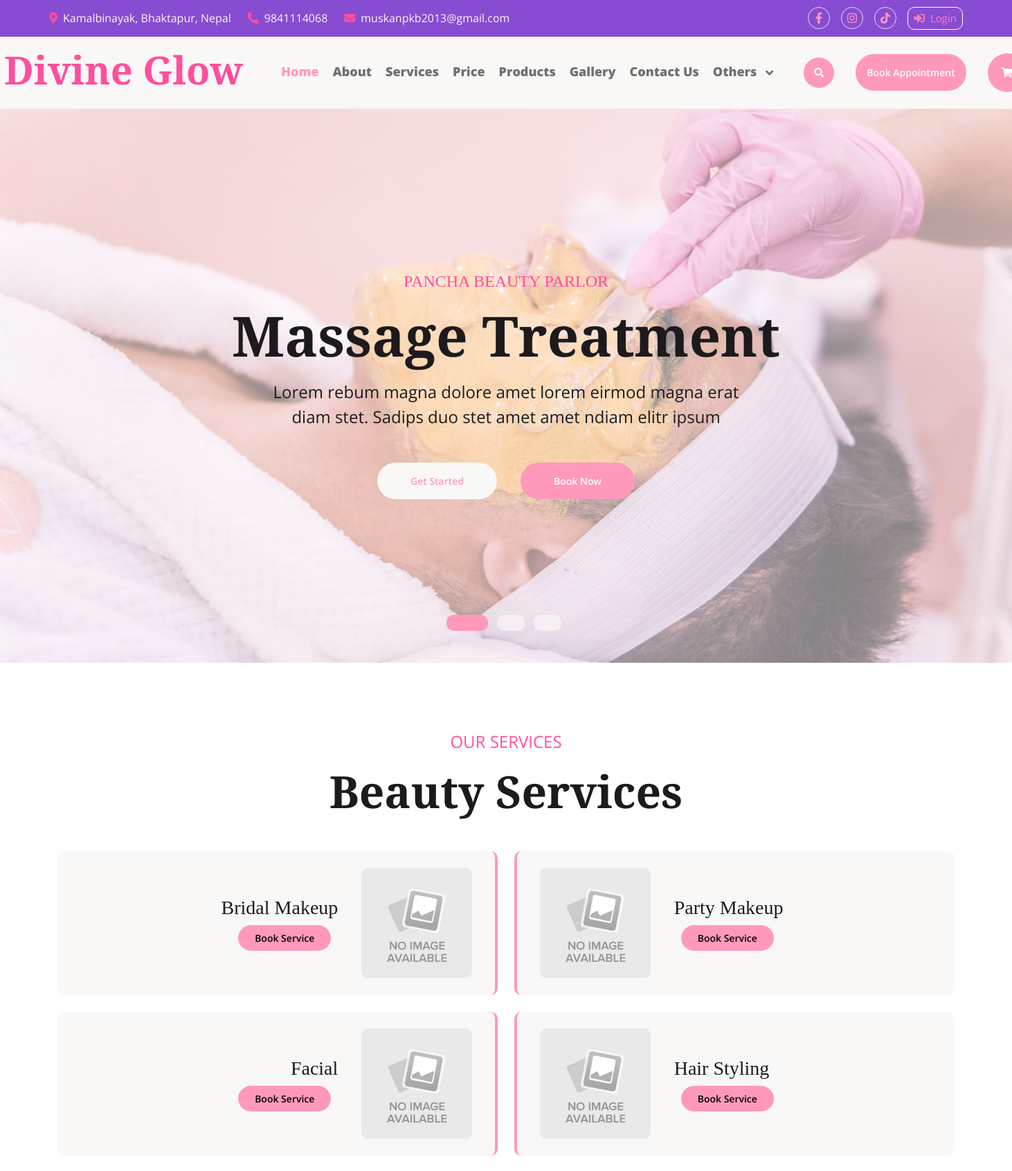
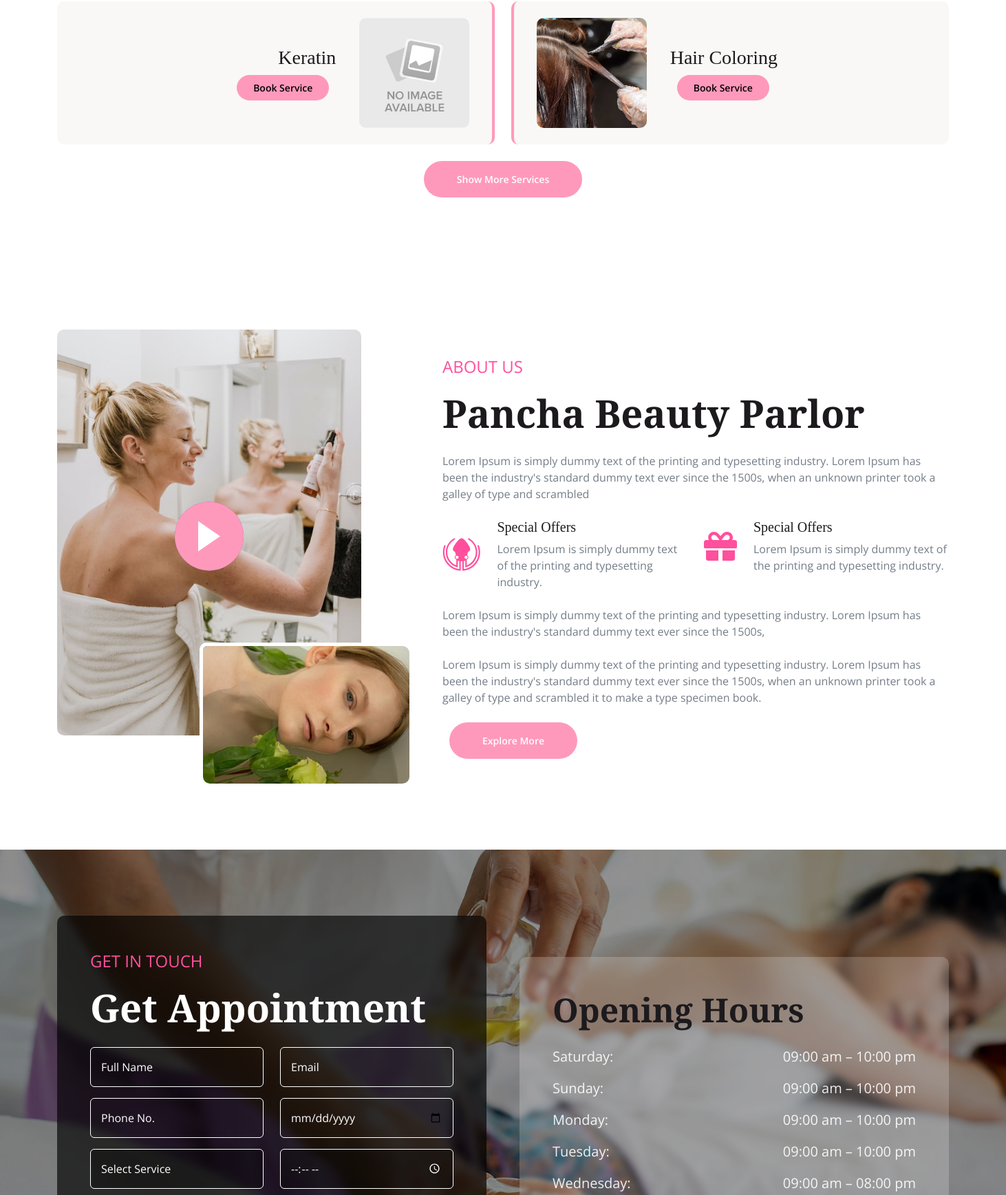
The page / (upper part) on the database its author committed (2 pictures, top to bottom).
### divine_app/models.py (models this page shows)
class Service(models.Model):
    name = models.CharField(max_length=100)
    image = models.ImageField(upload_to='services/%Y/%m/%d',null=True, blank=True)
    description = models.TextField(
        validators=[max_20_words],
        blank=True,
        null=True
    )
    def __str__(self):
        return self.name

### divine_app/views.py (the view)
# urls.py: path('', views.HomeView.as_view(), name='home'),
class HomeView(TemplateView):
    template_name = 'divine/home.html'
    def get_context_data(self, **kwargs):
        context = super().get_context_data(**kwargs)
        context['services'] = Service.objects.all()[:8]
        context['about_content'] = "Welcome to Divine Glow! We offer premium beauty services to make you shine."
        context['form'] = AppointmentForm()
        return context

### templates/divine/home.html (shortened to what this page needs)
{% extends "divine/base.html" %}
{% load static %}
{% block content %}
    {% include 'divine/home/intro.html' %}
    {% include 'divine/home/services.html' %}
    {% include 'divine/home/home_about.html' %}
        {% include 'divine/home/home_appointment.html' %}
{% endblock content %}

### templates/divine/home/services.html
{% load static %}
<div class="container-fluid services py-5">
    <div class="container py-5">
        <div class="mx-auto text-center mb-5" style="max-width: 800px;">
            <p class="fs-4 text-uppercase text-center text-primary">Our Services</p>
            <h1 class="display-3">Beauty Services</h1>
        </div>
        <div class="row g-4">
            {% for service in services %}
            <div class="col-lg-6">
                <div class="services-item bg-light border-4 rounded p-4
                    {% if forloop.counter|divisibleby:2 %} service-right {% else %} service-left {% endif %}">
                    <div class="row align-items-center">
                        {% if forloop.counter|divisibleby:2 %}
                            <div class="col-4">
                                <div class="services-img d-flex justify-content-center">
                                    {% if service.image %}
                                        <img src="{{ service.image.url }}" class="img-fluid rounded" alt="{{ service.name }}">
                                    {% else %}
                                        <img src="{% static 'img/default-service.jpg' %}" class="img-fluid rounded" alt="{{ service.name }}">
                                    {% endif %}
                                </div>
                            </div>
                            <div class="col-8">
                                <div class="services-content text-start">
                                    <h3>{{ service.name }}</h3>
                                    <a href="{% url 'appointment' %}?service={{ service.id }}#appointment"
                                    class="btn btn-primary rounded-pill py-2 px-4">
                                        Book Service
                                    </a>
                                </div>
                            </div>
                        {% else %}
                            <div class="col-8">
                                <div class="services-content text-end">
                                    <h3>{{ service.name }}</h3>
                                    <a href="{% url 'appointment' %}?service={{ service.id }}#appointment"
                                    class="btn btn-primary rounded-pill py-2 px-4">
                                        Book Service
                                    </a>
                                </div>
                            </div>
                            <div class="col-4">
                                <div class="services-img d-flex justify-content-center">
                                    {% if service.image %}
                                        <img src="{{ service.image.url }}" class="img-fluid rounded" alt="{{ service.name }}">
                                    {% else %}
                                        <img src="{% static 'img/default-service.jpg' %}" class="img-fluid rounded" alt="{{ service.name }}">
                                    {% endif %}
                                </div>
                            </div>
                        {% endif %}
                    </div>
                </div>
            </div>
            {% endfor %}
            <div class="col-12">
                <div class="services-btn text-center">
                    <a href="?all=true" class="btn btn-primary btn-primary-outline-0 rounded-pill py-3 px-5">Show More Services</a>
                </div>
            </div>
        </div>
    </div>
</div>

### static/css/style.css (style rules this page uses)
.btn { padding: 10px 25px; font-weight: 600; border: none; border-radius: 5px; margin: 0 10px; cursor: pointer; transition: all 0.3s ease; }
.btn { font-weight: 600; transition: .5s; }
.btn-primary-outline-0 { border: 0; color: var(--bs-white) !important; }
body { overflow-x: hidden; }
.services .services-item { transition: 0.5s; border: none; }
.services .services-item.service-left { border-right: 4px solid var(--bs-primary); }
.services .services-item.service-right { border-left: 4px solid var(--bs-primary); }
.services .services-item .services-img { overflow: hidden; }
.services .services-item .services-img img { transition: 0.5s; max-height: 160px; object-fit: cover; }
select.form-select option { background-color: #3b2a2f; color: #ffffff; }
.appointment-page input[type="text"], input[type="date"], input[type="time"] { color: #ffffff !important; -webkit-text-fill-color: #ffffff !important; caret-color: #ffffff; background-color: transparent !important; }
:root { --pink: #FF99BB; }
body, h1, h2, h3, h4, h5, h6, p, a { font-weight: normal; }
.btn { padding: 12px 20px; border-radius: 30px; border: none; cursor: pointer; font-size: 14px; transition: 0.3s; }

### templates/divine/home/home_appointment.html (style rules this page uses)
.appointment-form input, .appointment-form textarea, .appointment-form select { width: 100%; padding: 12px 15px; border-radius: 6px; background: rgba(0, 0, 0, 0.35); color: #fff; border: 1px solid #ffffff; outline: none; }
.appointment-form input::placeholder, .appointment-form textarea::placeholder, .appointment-form select::placeholder { color: #fff; }
.appointment-form select.form-select { background: rgba(0, 0, 0, 0.35) !important; color: #fff !important; appearance: none; -webkit-appearance: none; }
.appointment-form select option { color: #000; }
.appointment-form input[type="time"] { background: rgba(0, 0, 0, 0.35) !important; color: #fff !important; border: 1px solid #ffffff !important; }
.appointment-form select option { background-color: rgba(0, 0, 0, 0.74) !important; color: #ffffff; }

### rows shown on the page
Service: name "Bridal Makeup"
Service: name "Party Makeup"
Service: name "Facial"
Service: name "Hair Styling"
Service: name "Keratin"
Service: image (picture), name "Hair Coloring"
